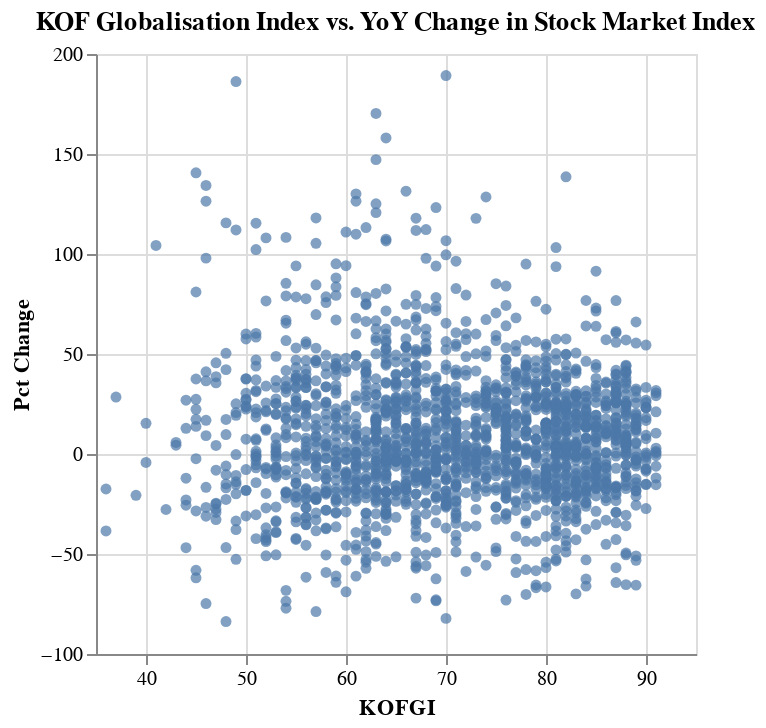

Source (notebook cell):
### Code cell
alt.Chart(wb_df).mark_circle().encode(
    x=alt.X('KOFGI').scale(zero=False),
    y='Pct Change:Q',
    tooltip=['country']
).properties(
    title='KOF Globalisation Index vs. YoY Change in Stock Market Index'
)

### Figure 1 — Vega-Lite specification as saved in the notebook (floating-point values rounded to 4 significant figures; data arrays with more than 128 entries replaced by an {"elided": "..."} marker saying what was removed)
{"config": {"view": {"continuousWidth": 300, "continuousHeight": 300}}, "data": {"name": "data-b15bbf00ead38c744e4a8a7a753681df"}, "mark": {"type": "circle"}, "encoding": {"tooltip": [{"field": "country", "type": "nominal"}], "x": {"field": "KOFGI", "scale": {"zero": false}, "type": "quantitative"}, "y": {"field": "Pct Change", "type": "quantitative"}}, "title": "KOF Globalisation Index vs. YoY Change in Stock Market Index", "$schema": "https://vega.github.io/schema/vega-lite/v5.8.0.json", "datasets": {"data-b15bbf00ead38c744e4a8a7a753681df": {"elided": "1820 records"}}}
